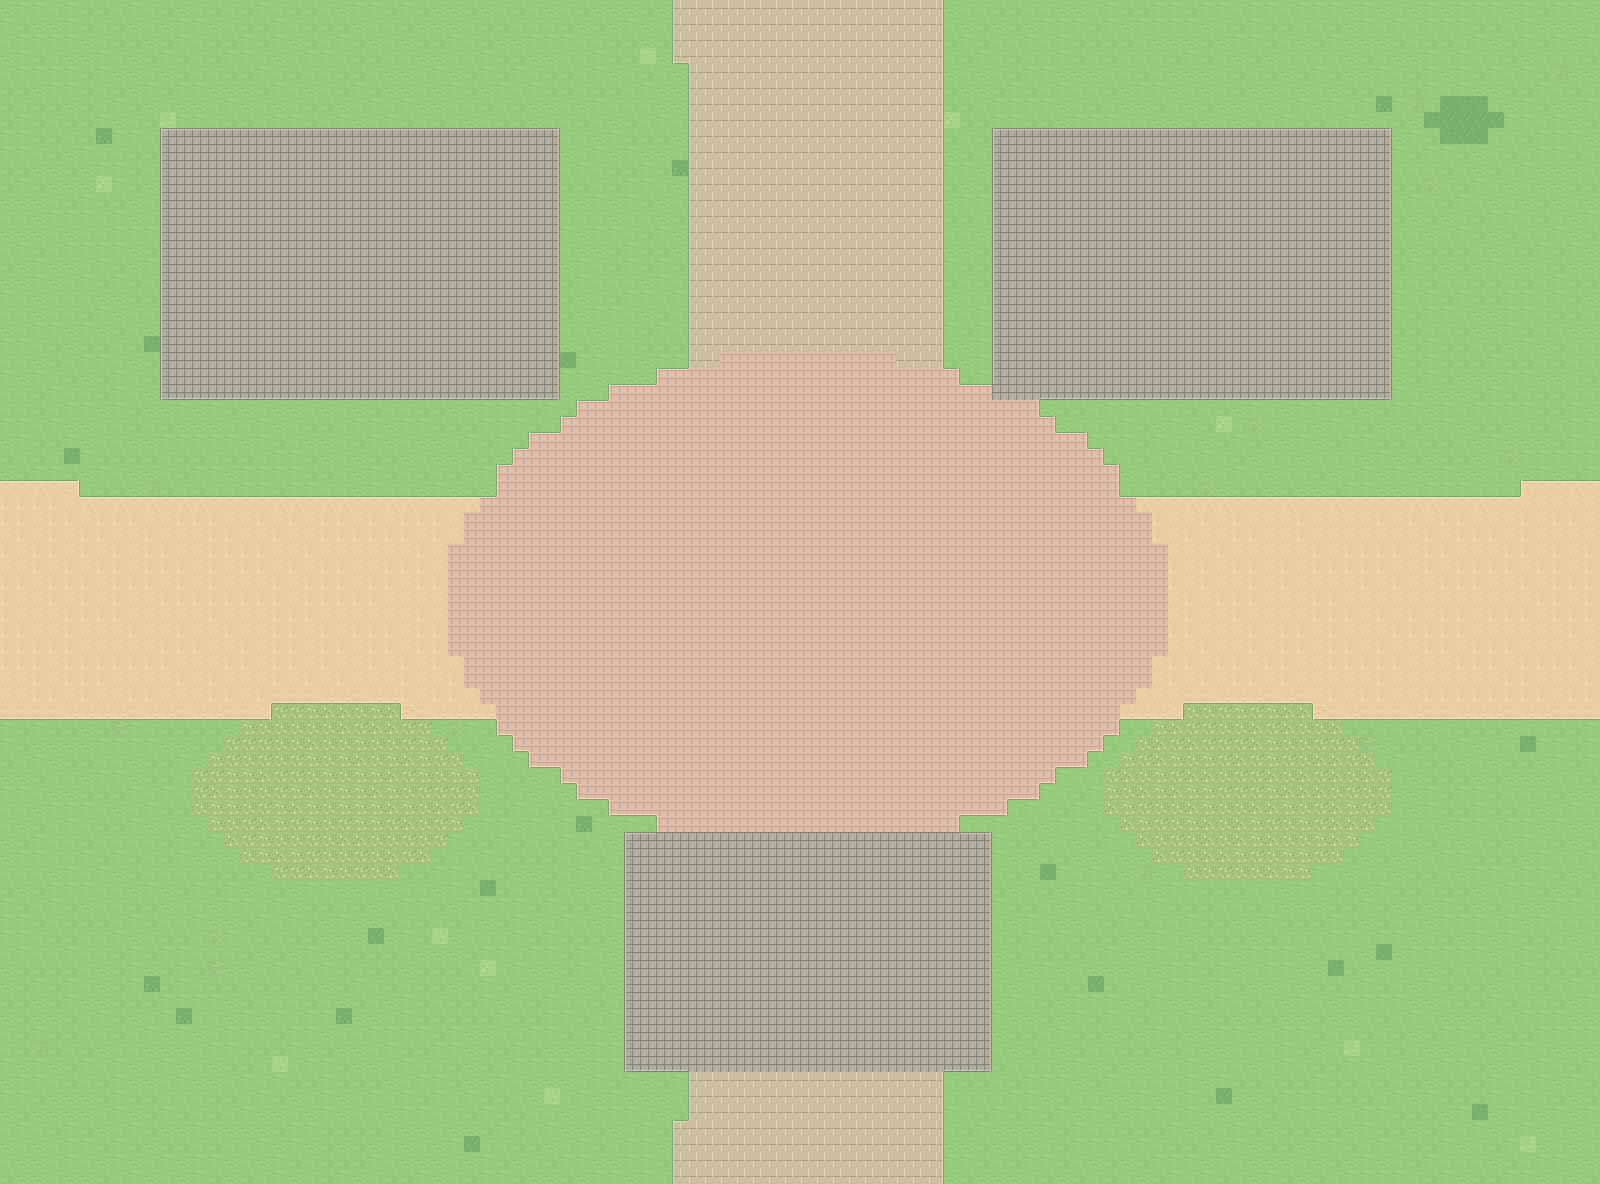

A 2D game scene composited from a Tiled map and its tileset images. What follows is a short description and the map's XML, with each tile layer's data collapsed to a summary:
An orthogonal 100x74 tile map with 16x16 px tiles, 4 tile layers (Ground, Landscape, Roads, BuildingPads) and 13 objects (4x scene_portal, 3x building_slot, 3x building_label, landmark_area, spawn, ...).

<map version="1.10" tiledversion="1.11.2" orientation="orthogonal" renderorder="right-down" width="100" height="74" tilewidth="16" tileheight="16" infinite="0" nextlayerid="9" nextobjectid="800" backgroundcolor="#97C97A">
  <properties>
    <property name="scene_id" value="16" />
    <property name="scene_name" value="行署楼与行政广场" />
    <property name="macro_area" value="E 门区行政区" />
    <property name="tile_scale" type="int" value="16" />
    <property name="player_sprite_width" type="int" value="48" />
    <property name="player_sprite_height" type="int" value="48" />
    <property name="world_origin_x_px" type="int" value="6400" />
    <property name="world_origin_y_px" type="int" value="-1184" />
    <property name="ground_only" type="bool" value="true" />
    <property name="building_art_separate" type="bool" value="true" />
  </properties>
  <tileset firstgid="1" name="swu_terrain_16" tilewidth="16" tileheight="16" tilecount="412" columns="16">
    <image source="../assets/ground_tiles_16.png" width="256" height="416" />
  </tileset>
  <layer id="1" name="Ground" width="100" height="74">
    <data>[7400 cells, 7400 non-empty, 4 distinct tile ids]</data>
  </layer>
  <layer id="2" name="Landscape" width="100" height="74">
    <data>[7400 cells, 364 non-empty, 15 distinct tile ids]</data>
  </layer>
  <layer id="3" name="Roads" width="100" height="74">
    <data>[7400 cells, 2350 non-empty, 35 distinct tile ids]</data>
  </layer>
  <layer id="4" name="BuildingPads" width="100" height="74">
    <data>[7400 cells, 1195 non-empty, 17 distinct tile ids]</data>
  </layer>
  <objectgroup id="5" name="BuildingSlots" visible="0" color="#D9B768">
    <object id="1" name="slot_16_01" type="building_slot" x="160" y="128" width="400" height="272">
      <properties>
        <property name="display_name" value="行署楼 A 栋" />
        <property name="confidence" value="verified_name" />
        <property name="note" value="建筑预留地，仅用于当前地图阶段，后续再放建筑与碰撞体" />
        <property name="future_collision" type="bool" value="true" />
        <property name="currently_walkable" type="bool" value="true" />
        <property name="macro_area" value="E 门区行政区" />
      </properties>
    </object>
    <object id="2" name="slot_16_02" type="building_slot" x="992" y="128" width="400" height="272">
      <properties>
        <property name="display_name" value="行署楼 B 栋" />
        <property name="confidence" value="verified_name" />
        <property name="note" value="建筑预留地，仅用于当前地图阶段，后续再放建筑与碰撞体" />
        <property name="future_collision" type="bool" value="true" />
        <property name="currently_walkable" type="bool" value="true" />
        <property name="macro_area" value="E 门区行政区" />
      </properties>
    </object>
    <object id="3" name="slot_16_03" type="building_slot" x="624" y="832" width="368" height="240">
      <properties>
        <property name="display_name" value="同心楼 / 行政配套预留" />
        <property name="confidence" value="schematic" />
        <property name="note" value="建筑预留地，仅用于当前地图阶段，后续再放建筑与碰撞体" />
        <property name="future_collision" type="bool" value="true" />
        <property name="currently_walkable" type="bool" value="true" />
        <property name="macro_area" value="E 门区行政区" />
      </properties>
    </object>
  </objectgroup>
  <objectgroup id="6" name="LandmarkAreas" visible="0" color="#3B9C88">
    <object id="4" name="area_16_01" type="landmark_area" x="496" y="496" width="624" height="368">
      <properties>
        <property name="display_name" value="行政广场" />
        <property name="confidence" value="landmark_area_approx" />
      </properties>
    </object>
  </objectgroup>
  <objectgroup id="7" name="Portals" visible="0" color="#4CA3D9">
    <object id="5" name="exit_north" type="scene_portal" x="672" y="0" width="272" height="64">
      <properties>
        <property name="direction" value="north" />
        <property name="target_scene" value="10" />
        <property name="target_portal" value="exit_south" />
        <property name="spawn_x_px" type="int" value="800" />
        <property name="spawn_y_px" type="int" value="1056" />
        <property name="trigger" value="cross_map_edge" />
        <property name="enabled" type="bool" value="true" />
      </properties>
    </object>
    <object id="6" name="exit_south" type="scene_portal" x="672" y="1120" width="272" height="64">
      <properties>
        <property name="direction" value="south" />
        <property name="target_scene" value="22" />
        <property name="target_portal" value="exit_north" />
        <property name="spawn_x_px" type="int" value="800" />
        <property name="spawn_y_px" type="int" value="112" />
        <property name="trigger" value="cross_map_edge" />
        <property name="enabled" type="bool" value="true" />
      </properties>
    </object>
    <object id="7" name="exit_west" type="scene_portal" x="0" y="480" width="80" height="240">
      <properties>
        <property name="direction" value="west" />
        <property name="target_scene" value="15" />
        <property name="target_portal" value="exit_east" />
        <property name="spawn_x_px" type="int" value="1424" />
        <property name="spawn_y_px" type="int" value="592" />
        <property name="trigger" value="cross_map_edge" />
        <property name="enabled" type="bool" value="true" />
      </properties>
    </object>
    <object id="8" name="exit_east" type="scene_portal" x="1520" y="480" width="80" height="240">
      <properties>
        <property name="direction" value="east" />
        <property name="target_scene" value="17" />
        <property name="target_portal" value="exit_west" />
        <property name="spawn_x_px" type="int" value="160" />
        <property name="spawn_y_px" type="int" value="592" />
        <property name="trigger" value="cross_map_edge" />
        <property name="enabled" type="bool" value="true" />
      </properties>
    </object>
  </objectgroup>
  <objectgroup id="8" name="Spawn" visible="0" color="#74B877">
    <object id="9" name="player_start" type="spawn" x="800" y="592" width="0" height="0">
      <properties>
        <property name="feet_position" type="bool" value="true" />
        <property name="sprite_width" type="int" value="48" />
        <property name="sprite_height" type="int" value="48" />
      </properties>
    </object>
  </objectgroup>
  <objectgroup id="9" name="地标中文标注_编辑用" visible="1" color="#284F48">
    <object id="10" name="行署楼 A 栋" type="building_label" x="190.0" y="242.0" width="340" height="44">
      <text fontfamily="Noto Sans CJK SC" pixelsize="21" color="#284D42" halign="center" valign="center" wrap="1">行署楼 A 栋</text>
    </object>
    <object id="11" name="行署楼 B 栋" type="building_label" x="1022.0" y="242.0" width="340" height="44">
      <text fontfamily="Noto Sans CJK SC" pixelsize="21" color="#284D42" halign="center" valign="center" wrap="1">行署楼 B 栋</text>
    </object>
    <object id="12" name="同心楼 / 行政配套预留" type="building_label" x="638.0" y="930.0" width="340" height="44">
      <text fontfamily="Noto Sans CJK SC" pixelsize="21" color="#284D42" halign="center" valign="center" wrap="1">同心楼 / 行政配套预留</text>
    </object>
    <object id="13" name="行政广场" type="area_label" x="638.0" y="658.0" width="340" height="44">
      <text fontfamily="Noto Sans CJK SC" pixelsize="21" color="#284D42" halign="center" valign="center" wrap="1">行政广场</text>
    </object>
  </objectgroup>
</map>
